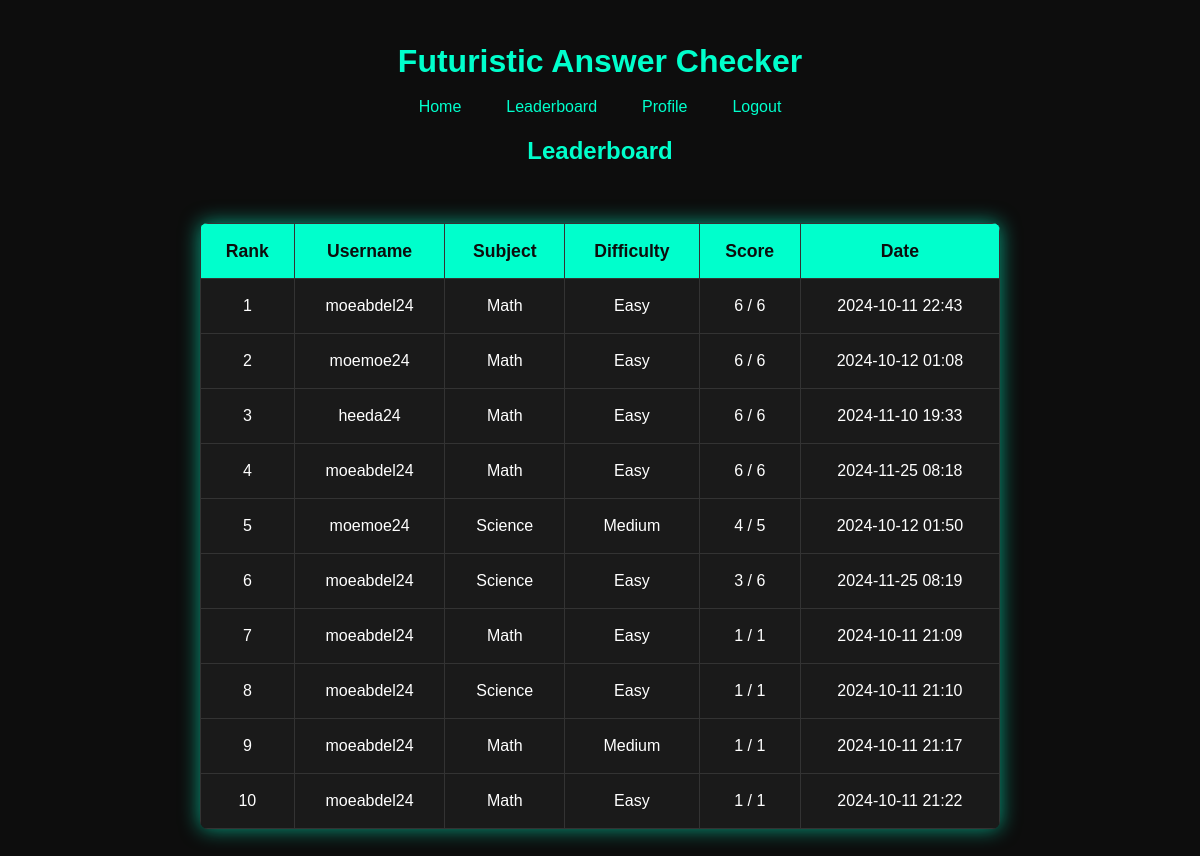
The page /leaderboard (signed in) on the database its author committed.
### models.py (models this page shows)
class QuizSession(db.Model):
    id = db.Column(db.Integer, primary_key=True)
    user_id = db.Column(db.Integer, db.ForeignKey('user.id'), nullable=False)
    subject = db.Column(db.String(50), nullable=False)
    difficulty = db.Column(db.String(10), nullable=False)
    score = db.Column(db.Integer)
    total_questions = db.Column(db.Integer)
    timestamp = db.Column(db.DateTime)

class User(db.Model):
    id = db.Column(db.Integer, primary_key=True)
    username = db.Column(db.String(50), unique=True, nullable=False)
    password = db.Column(db.String(200), nullable=False)
    quizzes = db.relationship('QuizSession', backref='user', lazy=True)

### app.py (the view)
@app.route('/leaderboard')
def leaderboard():
    leaderboard_data = QuizSession.query.order_by(QuizSession.score.desc()).limit(10).all()
    return render_template('leaderboard.html', leaderboard=leaderboard_data)

### templates/leaderboard.html
{% extends "base.html" %}
{% block content %}
    <h2>Leaderboard</h2>
    <div class="leaderboard-container">
        <table class="leaderboard-table">
            <thead>
                <tr>
                    <th>Rank</th>
                    <th>Username</th>
                    <th>Subject</th>
                    <th>Difficulty</th>
                    <th>Score</th>
                    <th>Date</th>
                </tr>
            </thead>
            <tbody>
                {% for entry in leaderboard %}
                <tr>
                    <td>{{ loop.index }}</td>
                    <td>{{ entry.user.username }}</td>
                    <td>{{ entry.subject.capitalize() }}</td>
                    <td>{{ entry.difficulty.capitalize() }}</td>
                    <td>{{ entry.score }} / {{ entry.total_questions }}</td>
                    <td>{{ entry.timestamp.strftime("%Y-%m-%d %H:%M") }}</td>
                </tr>
                {% endfor %}
            </tbody>
        </table>
    </div>
{% endblock %}

### static/css/style.css (style rules this page uses)
body { background-color: #0d0d0d; color: #00ffcc; font-family: 'Orbitron', sans-serif; text-align: center; padding: 20px; line-height: 1.5em; }
.leaderboard-container { display: flex; justify-content: center; margin: 40px auto; max-width: 90%; }
.leaderboard-table { width: 100%; max-width: 800px; border-collapse: collapse; background-color: #1a1a1a; box-shadow: 0px 0px 20px rgba(0, 255, 204, 0.6); border-radius: 8px; overflow: hidden; }
.leaderboard-table thead { background-color: #00ffcc; color: #0d0d0d; }
.leaderboard-table th, .leaderboard-table td { padding: 15px; text-align: center; border-bottom: 1px solid #333; }
.leaderboard-table th { font-weight: bold; font-size: 1.1em; }
.leaderboard-table td { color: #ffffff; font-size: 1em; }
table { width: 80%; margin: 20px auto; border-collapse: collapse; background-color: #1a1a1a; box-shadow: 0px 0px 20px rgba(0, 255, 204, 0.6); }
table th, table td { padding: 15px; border: 1px solid #333; }
table th { background-color: #00ffcc; color: #0d0d0d; font-weight: bold; }
table td { color: #ffffff; }

### rows shown on the page
QuizSession: user.username "moeabdel24", subject "Math", difficulty "Easy", score "6", total_questions "6", timestamp "2024-10-11 22:43"
QuizSession: user.username "moemoe24", subject "Math", difficulty "Easy", score "6", total_questions "6", timestamp "2024-10-12 01:08"
QuizSession: user.username "heeda24", subject "Math", difficulty "Easy", score "6", total_questions "6", timestamp "2024-11-10 19:33"
QuizSession: user.username "moeabdel24", subject "Math", difficulty "Easy", score "6", total_questions "6", timestamp "2024-11-25 08:18"
QuizSession: user.username "moemoe24", subject "Science", difficulty "Medium", score "4", total_questions "5", timestamp "2024-10-12 01:50"
QuizSession: user.username "moeabdel24", subject "Science", difficulty "Easy", score "3", total_questions "6", timestamp "2024-11-25 08:19"
QuizSession: user.username "moeabdel24", subject "Math", difficulty "Easy", score "1", total_questions "1", timestamp "2024-10-11 21:09"
QuizSession: user.username "moeabdel24", subject "Science", difficulty "Easy", score "1", total_questions "1", timestamp "2024-10-11 21:10"
QuizSession: user.username "moeabdel24", subject "Math", difficulty "Medium", score "1", total_questions "1", timestamp "2024-10-11 21:17"
QuizSession: user.username "moeabdel24", subject "Math", difficulty "Easy", score "1", total_questions "1", timestamp "2024-10-11 21:22"
